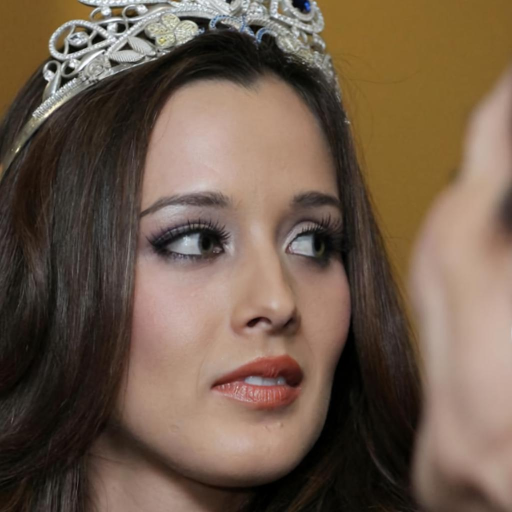
#> input picture images/img1.jpg, 1024 x 1024 px (shown at 1/2 size)
$ python -i processor.py   (imports and definitions only)
#> lines starting #> are read from the running program, lines starting #| are printed output that depends on the picture
### face_type.py
# differentiate images according to HSV value

import cv2

flags = ['brightest', 'darkest', 'in-between']
nose_crop_points = ((650, 250), (975, 100))
cheek_crop_points = ((880, 250), (550, 100))


class CheckBrightness():

    def __init__(self, image, crop_type='nose') -> None:
        self.flags = ['brightest', 'darkest', 'in-between']
        self.nose_crop_points = ((650, 250), (975, 100))
        self.cheek_crop_points = ((880, 250), (550, 100))
        self.image = image
        self.crop_type = crop_type
        self.face_area = self.nose_crop_points
        if self.crop_type=='cheek':
            self.face_area = self.cheek_crop_points
        pass

    def crop_area(self):
        start_crop_point_y, stop_crop_point_y = self.face_area[0][0], self.face_area[0][0] + self.face_area[0][1]
        start_crop_point_x, stop_crop_point_x = self.face_area[1][0], self.face_area[1][0] + self.face_area[1][1]
        self.cropped_strip = self.image[start_crop_point_y:stop_crop_point_y, start_crop_point_x:stop_crop_point_x]

        return self.cropped_strip

    def categorize_strip(self):
        hsv_image = cv2.cvtColor(self.cropped_strip, cv2.COLOR_BGR2HSV)
        # h, s, v = cv2.split(hsv_image)
        self.brightness = hsv_image[...,2].mean()
        if self.brightness>180:
            self.flag = flags[0]
        elif self.brightness<85:
            self.flag = flags[1]
        else:
            self.flag = flags[2]

        return self.flag, self.brightness


def categorize_image(image):
    check_nose = CheckBrightness(image)
    check_nose.crop_area()
    flag, brightness_nose =  check_nose.categorize_strip()

    if flag == 'in-between':
        check_cheek = CheckBrightness(image, "cheek")
        check_cheek.crop_area()
        flag, brightness_cheek =  check_cheek.categorize_strip()
        # print(flag, brightness_cheek)
        if brightness_cheek < brightness_nose-20:
            flag = 'darker_inb'
        else:
            flag = 'lighter_inb'
    return flag


# [5 lines that do not run on import are left out]

### processor.py
import cv2
import numpy as np
from face_type import categorize_image


# [21 lines of commented-out code are left out]


class ImageProcessor():

    def __init__(self, image_path) -> None:
#> called with image_path = 'images/img1.jpg'
        self.image = cv2.imread(image_path)
#> self.image is the input picture: shape (1024, 1024, 3); mean B, G, R 75.1, 91.3, 111.1
        self.image_height, self.image_width = self.image.shape[0:2]
#> self.image_height = 1024; self.image_width = 1024
        self.desired_height, self.desired_width = (900,900)
        self.bordered_image_size = 1536
        self.cropped_image = self.crop_image()
#> in crop_image, `cropped_image = self.image[center_y-half_crop_height:center_y+half_cro..`:
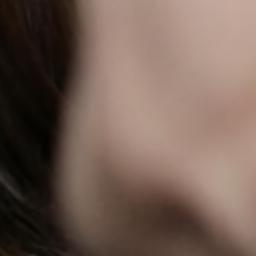
#> cropped_image: shape (256, 256, 3); mean B, G, R 84.1, 94.2, 114.8
        self.face_type = self.get_face_type()
#> in crop_area, `self.cropped_strip = self.image[start_crop_point_y:stop_crop_point_y, ..`:
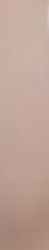
#> self.cropped_strip: shape (250, 49, 3); mean B, G, R 150.5, 162.9, 190.1
#> in categorize_strip, `hsv_image = cv2.cvtColor(self.cropped_strip, cv2.COLOR_BGR2HSV)`: hsv_image: shape (250, 49, 3); mean H, S, V 9.4, 53.6, 190.1
#> in categorize_strip, `self.brightness = hsv_image[...,2].mean()`: self.brightness = 190.1
#> in categorize_image, `flag, brightness_nose =  check_nose.categorize_strip()`: flag = 'brightest'; brightness_nose = 190.1
#> in get_face_type, `face_type = categorize_image(self.image)`: face_type = 'brightest'
#> self.face_type = 'brightest'
        self.gaussian_blur=(3,3)
        self.kernel_sharpener = 9
        self.mean_height = 40
        self.pixel_threshold = 0


        if self.face_type=="brightest":
            self.bordered_image_size = 1468
            # self.desired_height, self.desired_width = (768, 768)

        if self.face_type=="darkest":
            self.bgr = {'b' : 100,  'g' : 70,  'r' : 150}
            self.bgr_alt = {'b' : 0,  'g' : 0,  'r' : 0}

        if self.face_type=="darker_inb":
            self.bordered_image_size = 1350           #1344 works best for now
            self.mean_height = 40                      #100 works decently
            self.bgr = {'b' : 180,  'g' : 180,  'r' : 125}
            self.bgr_alt = {'b' : 255, 'g' : 0,  'r' : 0}

        if self.face_type=="lighter_inb":
            self.bordered_image_size = 1536  #1485 DECENT

            self.pixel_threshold = 0
            self.mean_height = 100
            self.bgr = {'b' : 0, 'g' : 120, 'r' : 170}
            self.bgr_alt = {'b': 180, 'g' : 0,  'r' : 0}
            # [8 lines of commented-out code are left out]

        pass

    def crop_face(self):

        crop_width = self.desired_width if self.desired_width<self.image_width else self.image_width
#> crop_width = 900
        crop_height = self.desired_height if self.desired_height<self.image_height else self.image_height
#> crop_height = 900
        center_x, center_y = int(self.image_width/2), int(self.image_height/2)
#> center_x = 512; center_y = 512
        half_crop_width, half_crop_height = int(crop_width/2), int(crop_height/2)
#> half_crop_width = 450; half_crop_height = 450
        self.cropped_face = self.image[center_y-half_crop_height:center_y+half_crop_height, center_x-half_crop_width:center_x + half_crop_width]
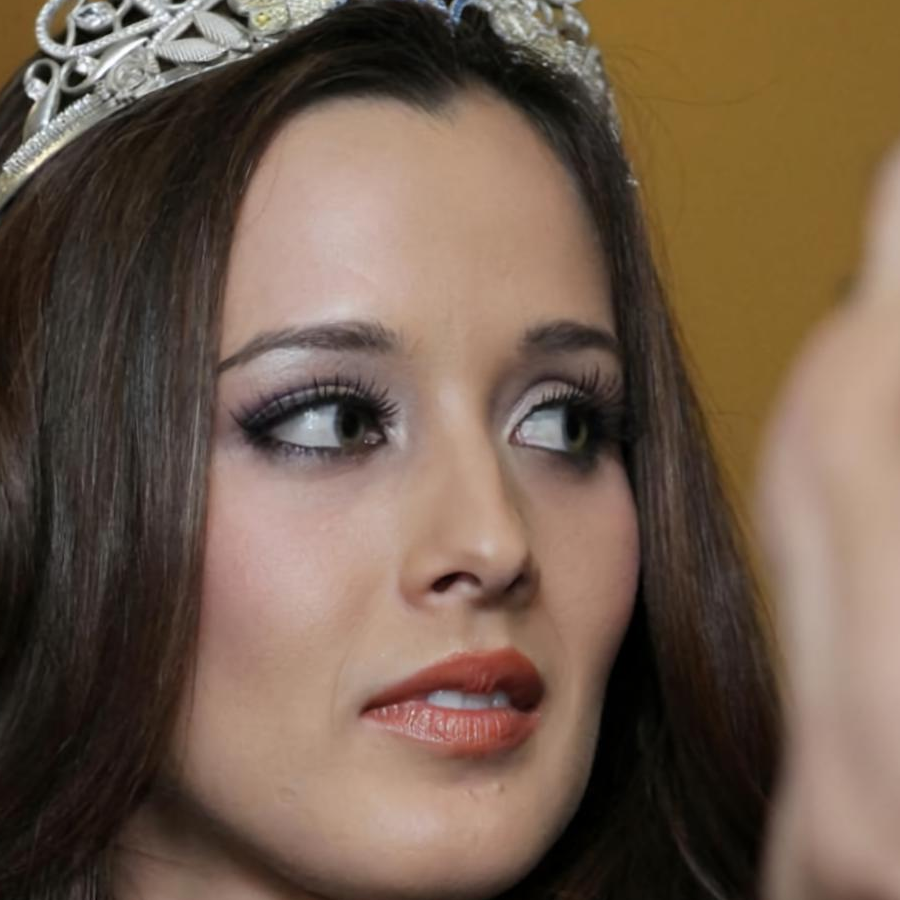
#> self.cropped_face: shape (900, 900, 3); mean B, G, R 76.3, 92, 112.6

        return self.cropped_face


    def create_border(self):

        image =cv2.GaussianBlur(self.cropped_face, (self.gaussian_blur), cv2.BORDER_DEFAULT)
        cropped_image_height, cropped_image_width = self.cropped_face.shape[0:2]
#> cropped_image_height = 900; cropped_image_width = 900

        mean = cv2.mean(self.image[cropped_image_height-self.mean_height:cropped_image_height, 0:cropped_image_width])[0]
#> mean = 62.66
        bottom_bordersize, top_bordersize = round((self.bordered_image_size - cropped_image_width)/2), \
                                            round((self.bordered_image_size - cropped_image_height)/2)
#> bottom_bordersize = 284; top_bordersize = 284

        self.bordered_image = cv2.copyMakeBorder(image, top=top_bordersize,
                                bottom=top_bordersize, left=bottom_bordersize,
                                right=bottom_bordersize, borderType=cv2.BORDER_CONSTANT,
                                value=[mean, mean, mean])
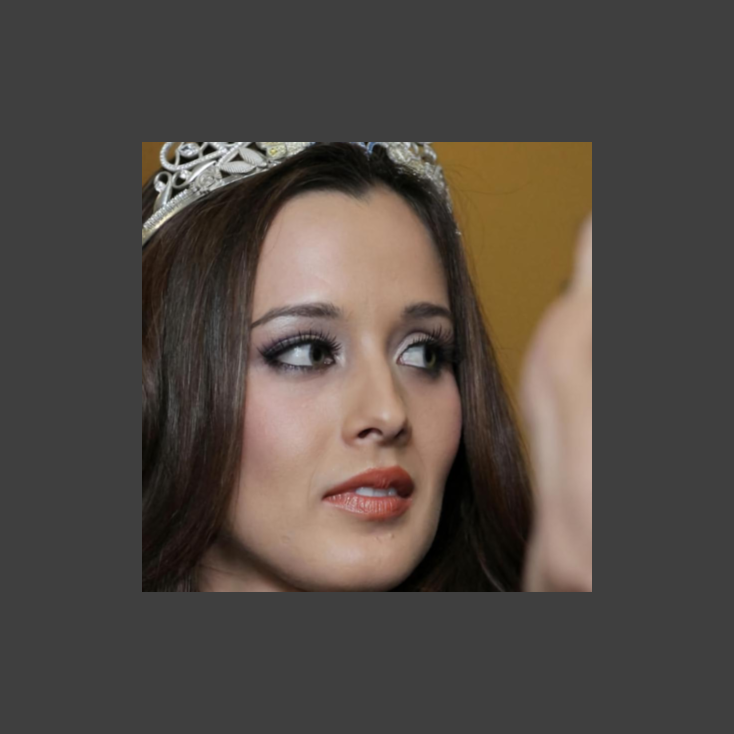
#> self.bordered_image: shape (1468, 1468, 3) (shown at 1/2 size); mean B, G, R 68, 73.9, 81.6
        # cv2.imshow('bordered face', self.bordered_image)
        # cv2.waitKey()
        # cv2.destroyAllWindows()
        return self.bordered_image

    def recolor_image(self):
        # sharpen the image
        sharpening_kernel = np.array([
                                    [-1,-1,-1],
                                    [-1, 9,-1],
                                    [-1,-1,-1]
                                    ])
        image_ = cv2.filter2D(self.bordered_image, -1, sharpening_kernel)

        image = cv2.cvtColor(image_, cv2.COLOR_BGR2GRAY)
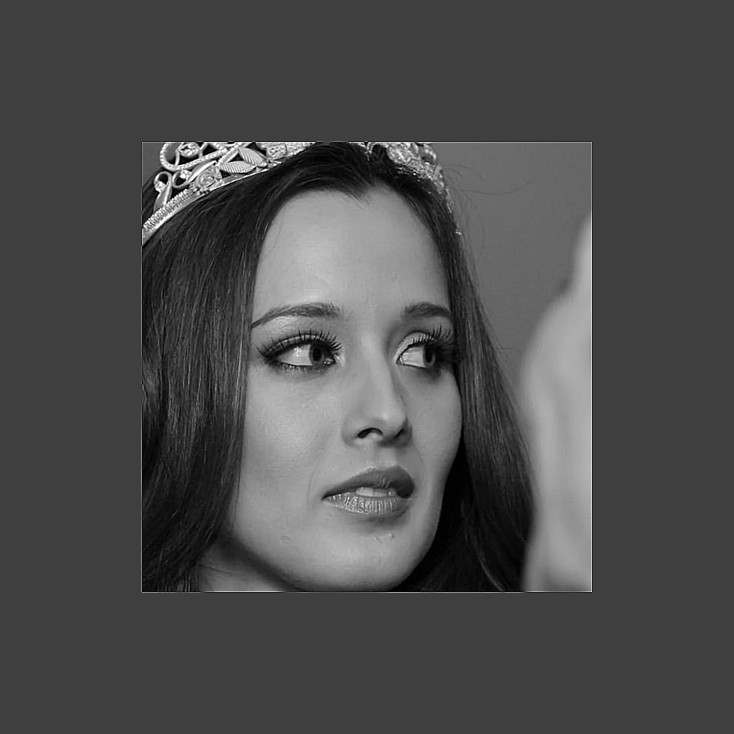
#> image: shape (1468, 1468) (shown at 1/2 size); min 0, max 255, mean 75.6
        # image = cv2.GaussianBlur(image, self.gaussian_blur, cv2.BORDER_DEFAULT)

        max_pixel = max([max(row) for row in image])
#> max_pixel = 255
        scaled_gray = np.array([[(float(pixel/max_pixel)*249) + 1 for pixel in row] for row in image], dtype = np.dtype("float32"))

        # add one to each pixel.....for division purposes later.(avoiding division by zero)
        scaled_gray = np.array([[round(pixel)+1 for pixel in row] for row in scaled_gray], dtype = np.dtype("float32"))

        # cv2.imwrite("scaled_gray.png", scaled_gray)

        if self.face_type == "brightest":
            self.recolored_image = scaled_gray
            print(self.face_type)
#| brightest

        elif self.face_type == "darkest" or self.face_type=="darker_inb" or self.face_type == "lighter_inb":
            self.recolored_image = np.array([[[self.bgr['b']%pixel, self.bgr['g']%pixel, self.bgr['r']%pixel] if pixel>=self.pixel_threshold else \
                [self.bgr_alt['b']%pixel,self.bgr_alt['g']%pixel,self.bgr_alt['r']%pixel] \
                    for pixel in row] for row in scaled_gray], dtype = np.dtype(np.uint8))

            if self.face_type == "lighter_inb":
                self.recolored_image = cv2.cvtColor(image_, cv2.COLOR_BGR2GRAY)
            # #     print(self.recolored_image)
            # #     # print(scaled_gray)
            #     _, self.recolored_image = cv2.threshold(self.recolored_image, 120, 140, cv2.THRESH_BINARY)
            # #     # print(self.recolored_image)
            #     self.recolored_image = cv2.adaptiveThreshold(self.recolored_image, 80, cv2.ADAPTIVE_THRESH_GAUSSIAN_C, cv2.THRESH_BINARY, 3, 3)
                # cv2.imwrite("rec_gray.png", self.recolored_image)
        print(self.face_type)
#| brightest
        return self.recolored_image

    def get_face_type(self):
        face_type = categorize_image(self.image)
        return face_type

    def crop_image(self):
        center_x, center_y = int(self.image_height/2), int(self.image_width/2)
        half_crop_width, half_crop_height = int(self.bordered_image_size/2), int(self.bordered_image_size/2)
        cropped_image = self.image[center_y-half_crop_height:center_y+half_crop_height, center_x-half_crop_width:center_x + half_crop_width]
        return cropped_image


    def run(self):
        self.crop_face()
        self.create_border()
        return self.cropped_image, self.recolor_image()

# [6 lines of commented-out code are left out]

>>> result = ImageProcessor('images/img1.jpg').run()

$ run again, on images/img3.jpg
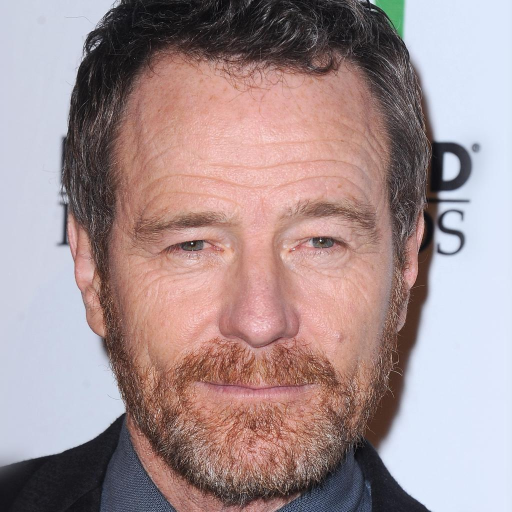
#> input picture images/img3.jpg, 1024 x 1024 px (shown at 1/2 size)
#> in __init__, self.image is the input picture: shape (1024, 1024, 3); mean B, G, R 146.1, 144.8, 165.3
#> hsv_image: shape (250, 49, 3); mean H, S, V 110.7, 26.9, 251.1
#> self.brightness = 251.1
#> flag = 'brightest'; brightness_nose = 251.1
#> face_type = 'brightest'
#> in crop_face, `self.cropped_face = self.image[center_y-half_crop_height:center_y+half..`:
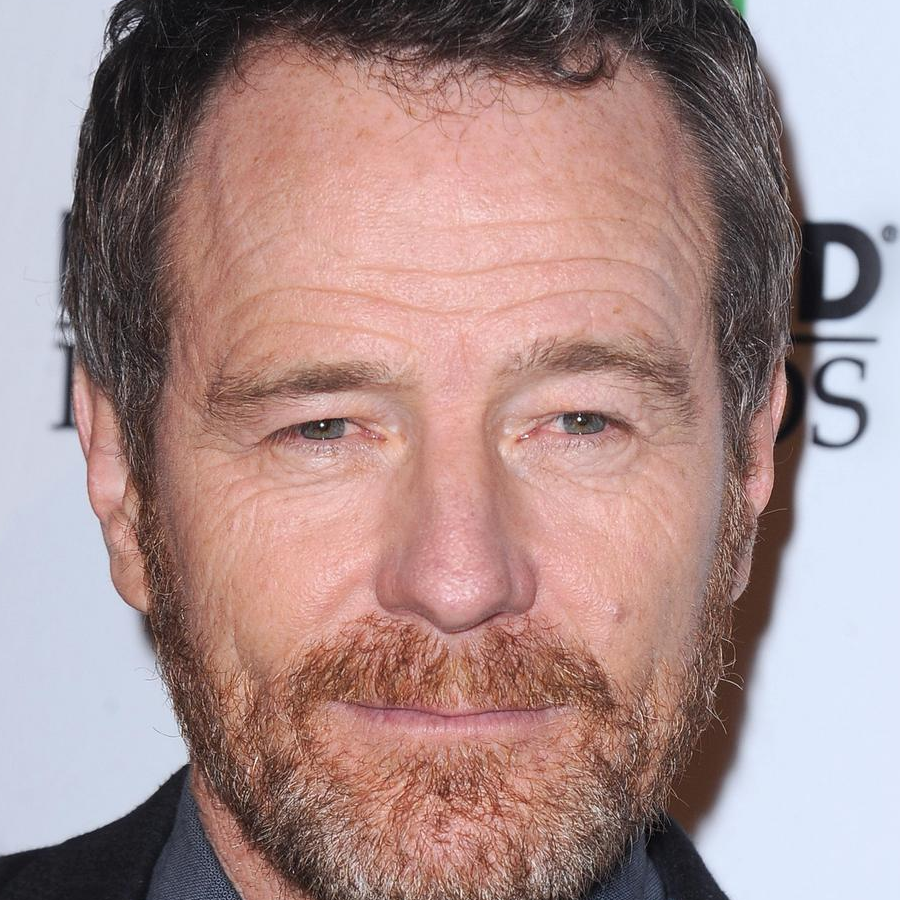
#> self.cropped_face: shape (900, 900, 3); mean B, G, R 138.9, 140.6, 168.2
#> mean = 137.6
#> in recolor_image, `image = cv2.cvtColor(image_, cv2.COLOR_BGR2GRAY)`:
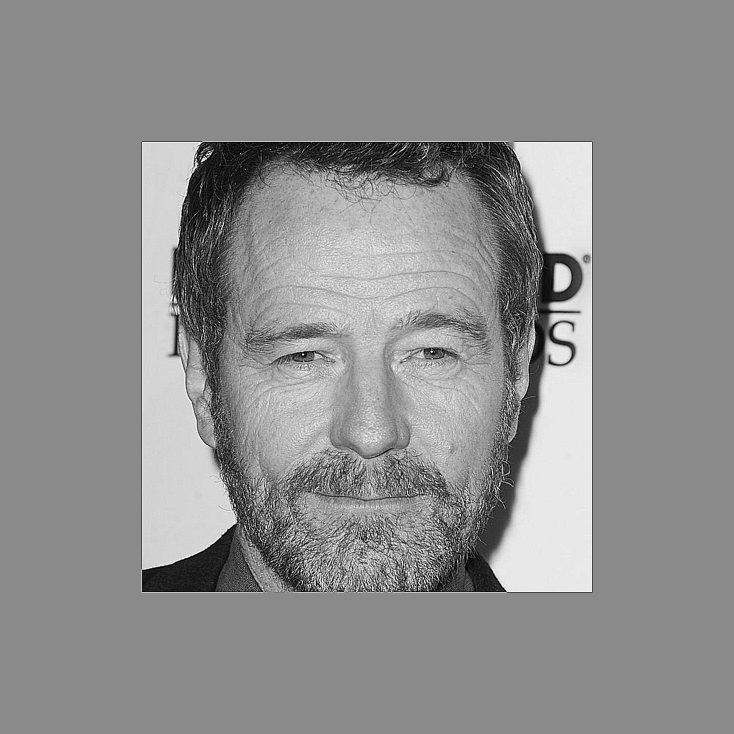
#> image: shape (1468, 1468) (shown at 1/2 size); min 0, max 255, mean 142
#> max_pixel = 255
#| brightest
#| brightest

$ run again, on images/img4.jpg
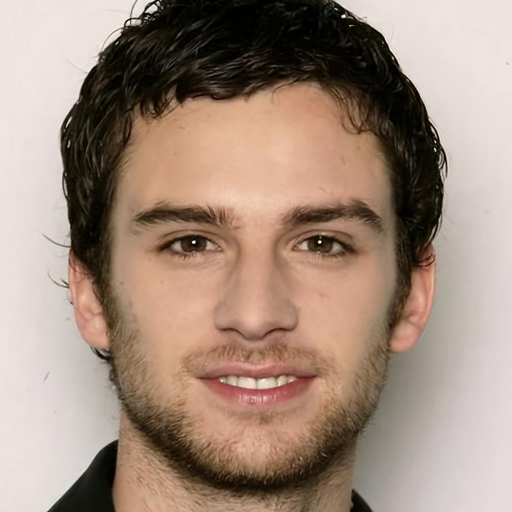
#> input picture images/img4.jpg, 1024 x 1024 px (shown at 1/2 size)
#> in __init__, self.image is the input picture: shape (1024, 1024, 3); mean B, G, R 124.8, 138.9, 160.7
#> hsv_image: shape (250, 49, 3); mean H, S, V 0.3, 13.7, 223.9
#> self.brightness = 223.9
#> flag = 'brightest'; brightness_nose = 223.9
#> face_type = 'brightest'
#> in crop_face, `self.cropped_face = self.image[center_y-half_crop_height:center_y+half..`:
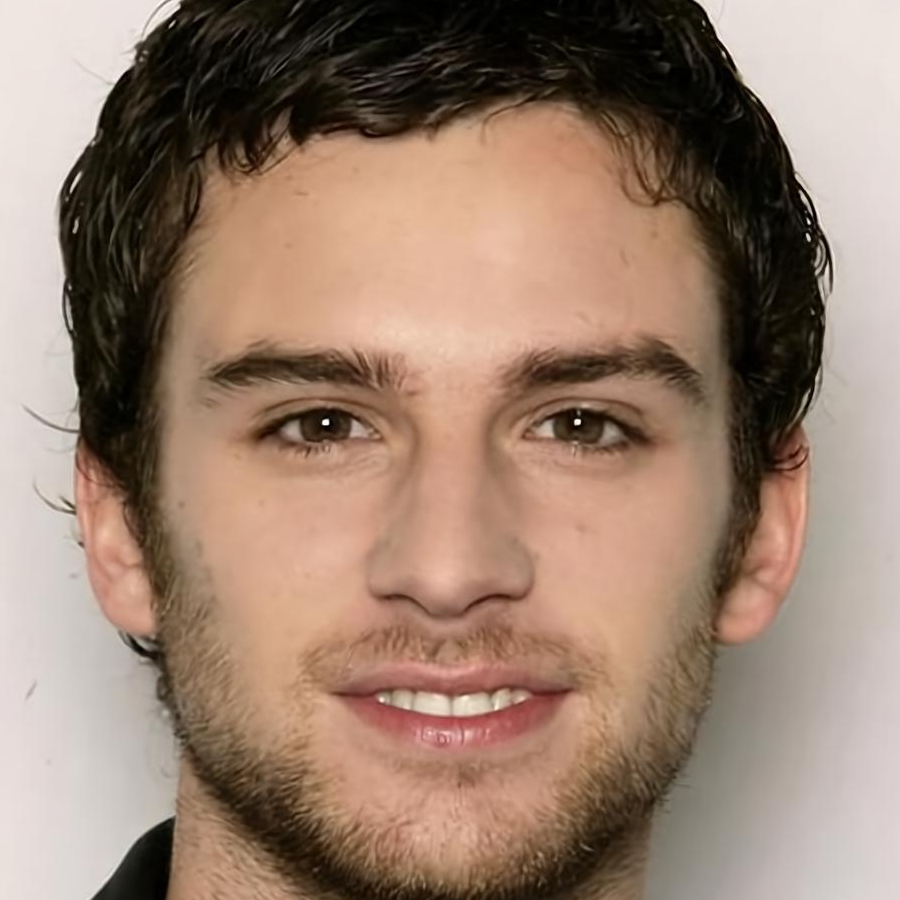
#> self.cropped_face: shape (900, 900, 3); mean B, G, R 111.6, 128, 153.1
#> mean = 127
#> in recolor_image, `image = cv2.cvtColor(image_, cv2.COLOR_BGR2GRAY)`:
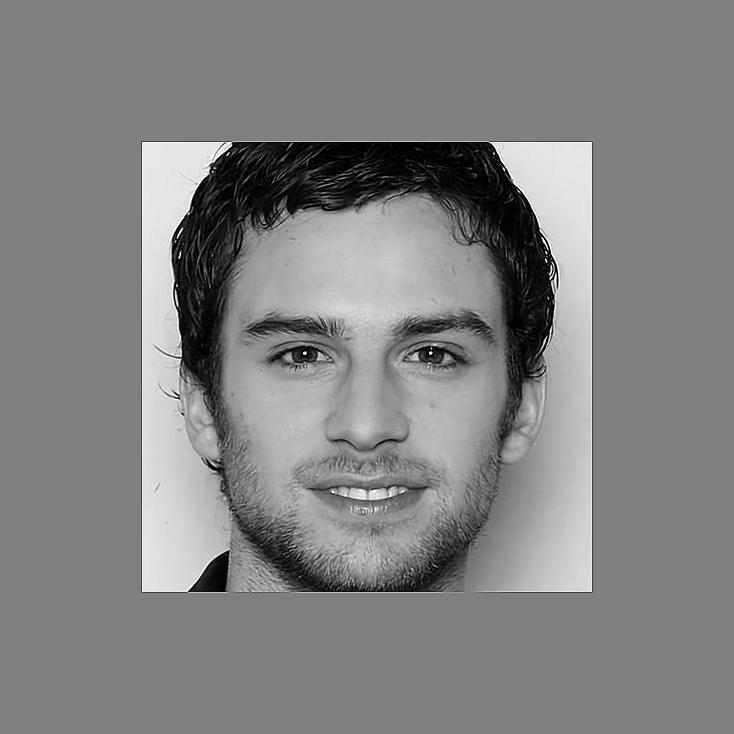
#> image: shape (1468, 1468) (shown at 1/2 size); min 0, max 255, mean 129.5
#> max_pixel = 255
#| brightest
#| brightest
